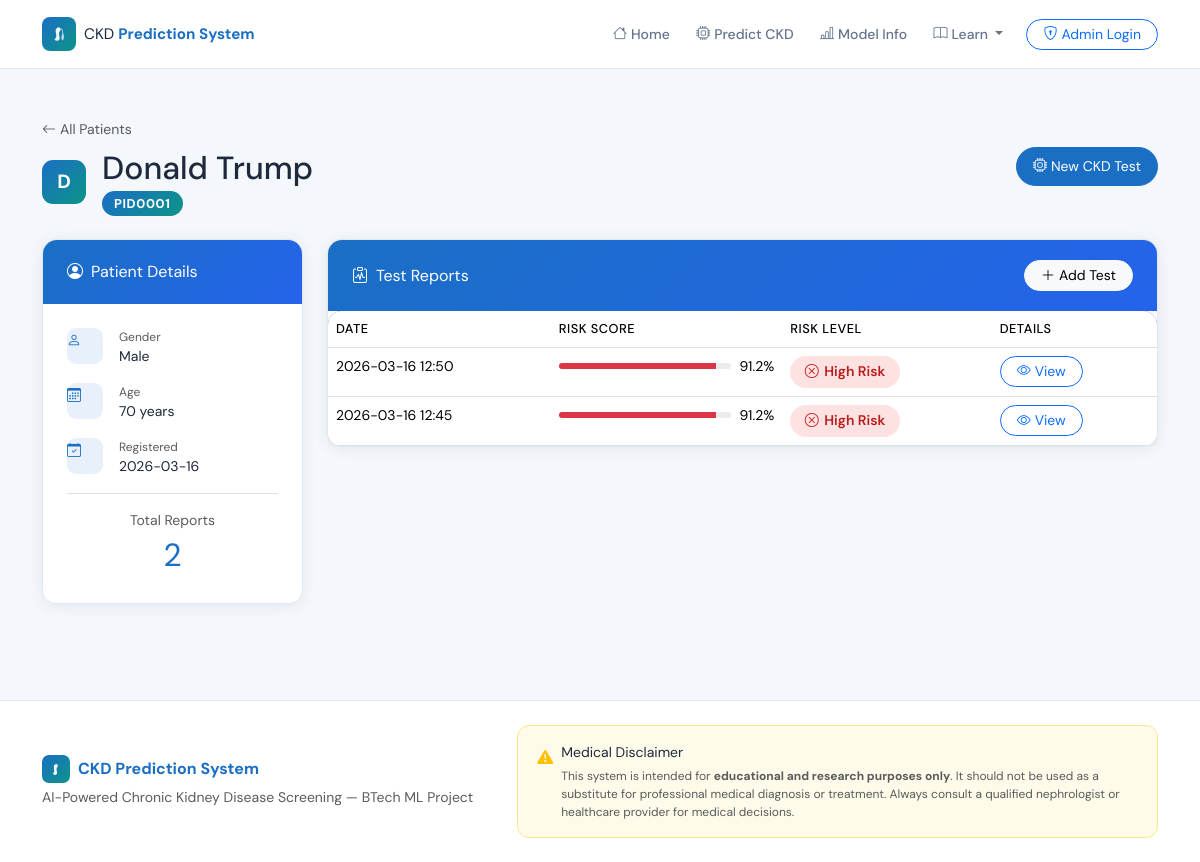
Page /patient/PID0001 on the committed database.
### tables this page shows
CREATE TABLE patients (
        pid         TEXT PRIMARY KEY,
        doctor_id   TEXT,
        name        TEXT NOT NULL,
        age         INTEGER,
        gender      TEXT,
        reg_date    TEXT,
        FOREIGN KEY(doctor_id) REFERENCES doctors(did)
    );

CREATE TABLE reports (
        report_id   INTEGER PRIMARY KEY AUTOINCREMENT,
        pid         TEXT,
        test_date   TEXT,
        inputs      TEXT,
        score       REAL,
        level       TEXT,
        shap_values TEXT,
        chart_b64   TEXT,
        FOREIGN KEY(pid) REFERENCES patients(pid)
    );

### app.py (the view)
@app.route("/patient/<pid>")
def patient_profile(pid):
    patient = get_patient(pid)
    if not patient:
        flash("Patient not found.", "danger")
        return redirect(url_for("register"))
    reports = get_reports(pid)
    return render_template("profile.html", patient=patient,
                           reports=reports, doctor=current_doctor())

### app.py (called while the page is built)
def current_doctor():
    if "doctor_id" in session:
        from database import get_doctor_by_id
        return get_doctor_by_id(session["doctor_id"])
    return None

### database.py (called while the page is built)
def get_conn():
    conn = sqlite3.connect(DB)
    conn.row_factory = sqlite3.Row
    return conn

def get_patient(pid, doctor_id=None):
    conn = get_conn()
    if doctor_id:
        row = conn.execute(
            "SELECT * FROM patients WHERE pid=? AND doctor_id=?", (pid, doctor_id)
        ).fetchone()
    else:
        row = conn.execute("SELECT * FROM patients WHERE pid=?", (pid,)).fetchone()
    conn.close()
    return dict(row) if row else None

def get_reports(pid):
    conn = get_conn()
    rows = conn.execute(
        "SELECT * FROM reports WHERE pid=? ORDER BY report_id DESC", (pid,)
    ).fetchall()
    conn.close()
    return [dict(r) for r in rows]

### templates/profile.html (shortened to what this page needs)
{% extends "base.html" %}
{% block content %}
<div class="container py-5">
  <div class="row align-items-center mb-4 fade-up">
    <div class="col">
      <a href="/patients" class="text-muted small text-decoration-none"><i class="bi bi-arrow-left me-1"></i>All Patients</a>
      <div class="d-flex align-items-center gap-3 mt-2 flex-wrap">
        <div class="patient-avatar">{{ patient.name[0].upper() }}</div>
        <div>
          <h2 class="mb-1 fw-700">{{ patient.name }}</h2>
          <span class="pid-badge">{{ patient.pid }}</span>
        </div>
      </div>
    </div>
    <div class="col-auto">
      <a href="/predict/{{ patient.pid }}" class="btn btn-primary rounded-pill px-3 py-2" style="font-size:.875rem">
        <i class="bi bi-cpu me-1"></i>New CKD Test
      </a>
    </div>
  </div>
  <div class="row g-4">
    <div class="col-lg-3 fade-up">
      <div class="kg-card h-100">
        <div class="kg-card-header"><i class="bi bi-person-circle me-2"></i>Patient Details</div>
        <div class="p-4">
          {% set fields = [
            ("bi-person","Gender",    patient.gender or "—"),
            ("bi-calendar3","Age",    (patient.age|string) + " years"),
            ("bi-calendar-check","Registered", patient.reg_date)
          ] %}
          {% for icon,label,val in fields %}
          <div class="d-flex align-items-start gap-3 mb-3">
            <div class="icon-wrap flex-shrink-0" style="width:36px;height:36px;background:var(--primary-light);color:var(--primary);border-radius:9px">
              <i class="bi {{ icon }} small"></i>
            </div>
            <div>
              <div class="text-muted" style="font-size:.75rem">{{ label }}</div>
              <div class="fw-500 small">{{ val }}</div>
            </div>
          </div>
          {% endfor %}
          <div class="mt-3 pt-3 border-top text-center">
            <div class="text-muted small">Total Reports</div>
            <div class="fs-2 fw-700 text-primary">{{ reports|length }}</div>
          </div>
        </div>
      </div>
    </div>
    <div class="col-lg-9 fade-up-2">
      <div class="kg-card">
        <div class="kg-card-header d-flex justify-content-between align-items-center">
          <span><i class="bi bi-clipboard-pulse me-2"></i>Test Reports</span>
          <a href="/predict/{{ patient.pid }}" class="btn btn-sm btn-light rounded-pill px-3">
            <i class="bi bi-plus-lg me-1"></i>Add Test
          </a>
        </div>
        <div class="p-0">
          {% if reports %}
          <div class="table-responsive">
            <table class="table table-hover mb-0 kg-table">
              <thead><tr>
                <th>Date</th><th>Risk Score</th><th>Risk Level</th><th>Details</th>
              </tr></thead>
              <tbody>
              {% for r in reports %}
              <tr>
                <td class="small">{{ r.test_date }}</td>
                <td>
                  <div class="d-flex align-items-center gap-2">
                    <div class="progress flex-grow-1" style="height:6px;border-radius:3px;width:80px">
                      <div class="progress-bar {% if r.score < 30 %}bg-success{% elif r.score < 60 %}bg-warning{% else %}bg-danger{% endif %}"
                           style="width:{{ r.score }}%"></div>
                    </div>
                    <span class="fw-600 small">{{ r.score }}%</span>
                  </div>
                </td>
                <td>
                  <span class="risk-badge {% if 'Low' in r.level %}risk-low{% elif 'Moderate' in r.level %}risk-moderate{% else %}risk-high{% endif %}">
                    <i class="bi {% if 'Low' in r.level %}bi-check-circle{% elif 'Moderate' in r.level %}bi-exclamation-circle{% else %}bi-x-circle{% endif %}"></i>
                    {{ r.level }}
                  </span>
                </td>
                <td>
                  <a href="/result/{{ r.report_id }}" class="btn btn-sm btn-outline-primary rounded-pill px-3">
                    <i class="bi bi-eye me-1"></i>View
                  </a>
                </td>
              </tr>
              {% endfor %}
              </tbody>
            </table>
          </div>
          {% endif %}
        </div>
      </div>
    </div>
  </div>
</div>
{% endblock %}

### static/css/style.css (style rules this page uses)
:root { --primary: #1a6fc4; --primary-light: #e8f1fb; --teal: #0d9488; --teal-light:#e6f7f5; --danger: #dc2626; --warning: #d97706; --success: #16a34a; --bg: #f4f7fb; --card-bg: #ffffff; --text: #1e293b; --muted: #64748b; --border: #e2e8f0; --radius: 14px; --shadow: 0 2px 16px rgba(0,0,0,.07); --shadow-lg: 0 8px 32px rgba(0,0,0,.10); }
* { box-sizing: border-box; }
body { font-family:'DM Sans',sans-serif; background:var(--bg); color:var(--text); }
.kg-card { background:var(--card-bg);border-radius:var(--radius);box-shadow:var(--shadow);border:1px solid var(--border);transition:box-shadow .2s,transform .2s; }
.kg-card-header { background:linear-gradient(135deg,var(--primary),#2563eb);color:#fff;border-radius:var(--radius) var(--radius) 0 0;padding:1.25rem 1.5rem; }
.risk-high { background:#fee2e2;color:#b91c1c; }
.risk-badge { display:inline-flex;align-items:center;gap:.35rem; padding:.35rem .9rem;border-radius:999px;font-weight:600;font-size:.875rem; }
.btn-primary { background:var(--primary);border-color:var(--primary); }
.kg-table { border-radius:var(--radius);overflow:hidden;box-shadow:var(--shadow); }
.kg-table thead { background:linear-gradient(135deg,var(--primary),#2563eb);color:#fff; }
.kg-table thead th { font-weight:500;font-size:.8rem;letter-spacing:.04em;text-transform:uppercase; }
.pid-badge { background:linear-gradient(135deg,var(--primary),var(--teal));color:#fff; font-weight:700;font-size:.8rem;padding:.25rem .75rem;border-radius:999px;letter-spacing:.05em; }
.fade-up { animation:fadeUp .45s ease both; }
.fade-up-2 { animation:fadeUp .45s .1s ease both; }
.text-primary { color:var(--primary)!important; }
.patient-avatar { width:44px;height:44px;background:linear-gradient(135deg,var(--primary),var(--teal));border-radius:11px;display:flex;align-items:center;justify-content:center;color:#fff;font-size:1.2rem;font-weight:700;flex-shrink:0; }

### rows in the picture
patients: name "D", name "Donald Trump", pid "PID0001", label "Gender", gender "Male", label "Registered", reg_date "2026-03-16"
reports: test_date "2026-03-16 12:50", score "91.2", level "High Risk"
reports: test_date "2026-03-16 12:45", score "91.2", level "High Risk"

### other values in the picture
{{ label }} "Age"
{{ val }} "70 years"
{{ reports|length }} "2"
